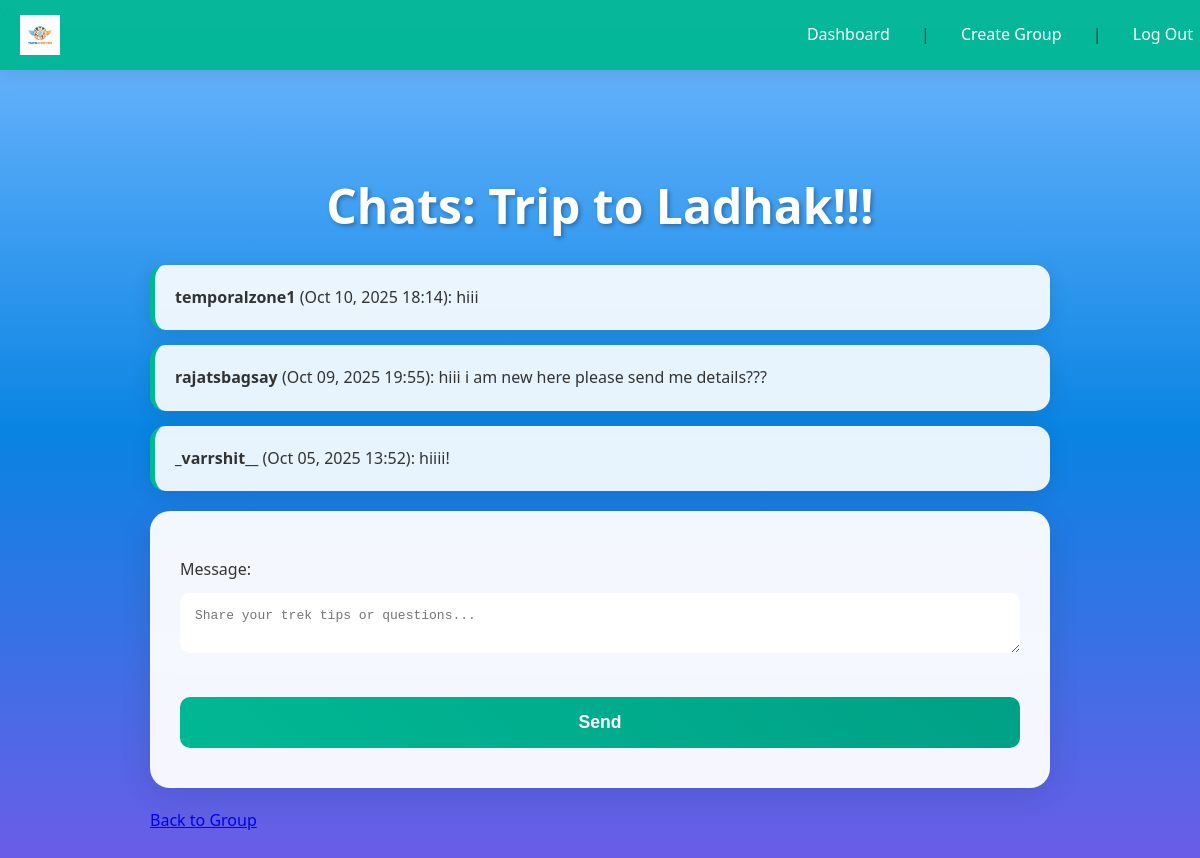
The app's page /group/1/chat/ (signed in) with its own data.
### user/models.py (models this page shows, shortened)
class TravelGroup(models.Model):
    name = models.CharField(max_length=100)
    description = models.TextField()
    group_type = models.CharField(max_length=50, choices=[('solo', 'Solo'), ('family', 'Family'), ('friends', 'Friends'), ('strangers', 'Strangers')])
    is_public = models.BooleanField(default=True)
    owner = models.ForeignKey(User, on_delete=models.CASCADE, related_name='owned_groups')
    created_at = models.DateTimeField(auto_now_add=True)
    image = models.ImageField(upload_to='group_images/', blank=True, null=True)  # Add this

class Chat(models.Model):
    group = models.ForeignKey(TravelGroup, on_delete=models.CASCADE, related_name='chats')
    user = models.ForeignKey(User, on_delete=models.CASCADE)
    message = models.TextField()
    timestamp = models.DateTimeField(auto_now_add=True)

### user/views.py (the view, shortened to what this page needs)
# urls.py: path('group/<int:pk>/chat/', views.group_chat, name='group_chat'),
@login_required
def group_chat(request, pk):
    group = get_object_or_404(TravelGroup, pk=pk)
    is_member = GroupMember.objects.filter(user=request.user, group=group, status='approved').exists() or group.is_public
    if not is_member and not group.is_public:
        messages.error(request, "You need to join this private group first!")
        return redirect('group_detail', pk=pk)
    chats = Chat.objects.filter(group=group).order_by('-timestamp')[:50]
    form = ChatForm()
    context = {'group': group, 'chats': chats, 'form': form}
    return render(request, 'group_chat.html', context)

### user/forms.py
class ChatForm(forms.ModelForm):
    class Meta:
        model = Chat
        fields = ['message']
        widgets = {
            'message': forms.Textarea(attrs={'rows': 2, 'placeholder': 'Share your trek tips or questions...'}),
        }

### user/templates/group_chat.html (shortened to what this page needs)
{% extends 'base.html' %}
{% block content %}
<h1>Chats: {{ group.name }}</h1>
<ul>
    {% for chat in chats %}
    <li><strong>{{ chat.user.username }}</strong> ({{ chat.timestamp|date:"M d, Y H:i" }}): {{ chat.message }}</li>
    {% empty %}<li>No chats yet—break the ice!</li>
    {% endfor %}
</ul>
<form method="post">{% csrf_token %}{{ form.as_p }}<button type="submit">Send</button></form>
<a href="{% url 'group_detail' group.pk %}">Back to Group</a>
{% endblock %}

### user/static/css/style.css (style rules this page uses)
body { font-family: 'Segoe UI', Tahoma, Geneva, Verdana, sans-serif; margin: 0; padding: 0; background: linear-gradient(to bottom, #74b9ff 0%, #0984e3 50%, #6c5ce7 100%); color: #333; line-height: 1.6; }
h1, h2 { color: #00b894; text-align: center; font-size: 2.5em; margin-bottom: 20px; text-shadow: 1px 1px 2px rgba(0,0,0,0.1); }
h1 { font-size: 3em; color: white; text-shadow: 2px 2px 4px rgba(0,0,0,0.3); }
form { background: rgba(255,255,255,0.95); padding: 30px; border-radius: 20px; margin: 20px 0; box-shadow: 0 8px 32px rgba(0,0,0,0.1); backdrop-filter: blur(10px); }
input, select, textarea, button { padding: 15px; margin: 10px 0; border: none; border-radius: 10px; width: 100%; box-sizing: border-box; font-size: 1em; transition: all 0.3s ease; }
button { background: linear-gradient(45deg, #00b894, #00a085); color: white; cursor: pointer; font-weight: bold; font-size: 1.1em; margin-top: 10px; }
ul { list-style: none; padding: 0; }
li { background: rgba(255,255,255,0.9); margin: 15px 0; padding: 20px; border-radius: 15px; box-shadow: 0 4px 20px rgba(0,0,0,0.1); transition: all 0.4s ease; backdrop-filter: blur(5px); border-left: 5px solid #00b894; }

### records on screen
TravelGroup: name "Trip to Ladhak!!!"
Chat: user.username "temporalzone1", timestamp "Oct 10, 2025 18:14", message "hiii"
Chat: user.username "rajatsbagsay", timestamp "Oct 09, 2025 19:55", message "hiii i am new here please send me details???"
Chat: user.username "_varrshit__", timestamp "Oct 05, 2025 13:52", message "hiiii!"
